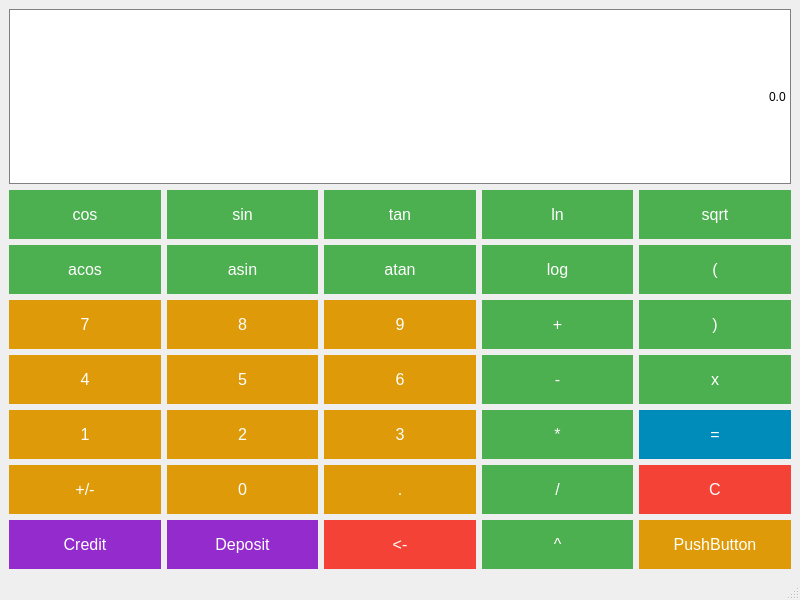
<?xml version="1.0" encoding="UTF-8"?>
<ui version="4.0">
 <class>Calculator</class>
 <widget class="QMainWindow" name="Calculator">
  <property name="geometry">
   <rect>
    <x>0</x>
    <y>0</y>
    <width>800</width>
    <height>600</height>
   </rect>
  </property>
  <property name="sizePolicy">
   <sizepolicy hsizetype="Preferred" vsizetype="Preferred">
    <horstretch>0</horstretch>
    <verstretch>0</verstretch>
   </sizepolicy>
  </property>
  <property name="windowTitle">
   <string>Calculator</string>
  </property>
  <widget class="QWidget" name="centralwidget">
   <layout class="QGridLayout" name="gridLayout">
    <item row="10" column="3">
     <widget class="QPushButton" name="Button_div">
      <property name="sizePolicy">
       <sizepolicy hsizetype="Preferred" vsizetype="Preferred">
        <horstretch>0</horstretch>
        <verstretch>0</verstretch>
       </sizepolicy>
      </property>
      <property name="styleSheet">
       <string notr="true">QPushButton {
background-color: #4CAF50; /* Green */
  border: none;
  color: white;
  padding: 15px 32px;
  text-align: center;
  text-decoration: none;
  font-size: 16px;
}</string>
      </property>
      <property name="text">
       <string>/</string>
      </property>
     </widget>
    </item>
    <item row="9" column="0">
     <widget class="QPushButton" name="Button_1">
      <property name="sizePolicy">
       <sizepolicy hsizetype="Preferred" vsizetype="Preferred">
        <horstretch>0</horstretch>
        <verstretch>0</verstretch>
       </sizepolicy>
      </property>
      <property name="styleSheet">
       <string notr="true">QPushButton {
background-color: #de9a09; /* Green */
  border: none;
  color: white;
  padding: 15px 32px;
  text-align: center;
  text-decoration: none;
  font-size: 16px;
}</string>
      </property>
      <property name="text">
       <string>1</string>
      </property>
     </widget>
    </item>
    <item row="6" column="0">
     <widget class="QPushButton" name="Button_7">
      <property name="styleSheet">
       <string notr="true">QPushButton {
background-color: #de9a09; /* Green */
  border: none;
  color: white;
  padding: 15px 32px;
  text-align: center;
  text-decoration: none;
  font-size: 16px;
}</string>
      </property>
      <property name="text">
       <string>7</string>
      </property>
     </widget>
    </item>
    <item row="5" column="0">
     <widget class="QPushButton" name="Button_acos">
      <property name="styleSheet">
       <string notr="true">QPushButton {
background-color: #4CAF50; /* Green */
  border: none;
  color: white;
  padding: 15px 32px;
  text-align: center;
  text-decoration: none;
  font-size: 16px;
}</string>
      </property>
      <property name="text">
       <string>acos</string>
      </property>
     </widget>
    </item>
    <item row="4" column="0">
     <widget class="QPushButton" name="Button_cos">
      <property name="styleSheet">
       <string notr="true">QPushButton {
background-color: #4CAF50; /* Green */
  border: none;
  color: white;
  padding: 15px 32px;
  text-align: center;
  text-decoration: none;
  font-size: 16px;
}</string>
      </property>
      <property name="text">
       <string>cos</string>
      </property>
     </widget>
    </item>
    <item row="7" column="3">
     <widget class="QPushButton" name="Button_minus">
      <property name="sizePolicy">
       <sizepolicy hsizetype="Preferred" vsizetype="Preferred">
        <horstretch>0</horstretch>
        <verstretch>0</verstretch>
       </sizepolicy>
      </property>
      <property name="styleSheet">
       <string notr="true">QPushButton {
background-color: #4CAF50; /* Green */
  border: none;
  color: white;
  padding: 15px 32px;
  text-align: center;
  text-decoration: none;
  font-size: 16px;
}</string>
      </property>
      <property name="text">
       <string>-</string>
      </property>
     </widget>
    </item>
    <item row="4" column="1">
     <widget class="QPushButton" name="Button_sin">
      <property name="styleSheet">
       <string notr="true">QPushButton {
background-color: #4CAF50; /* Green */
  border: none;
  color: white;
  padding: 15px 32px;
  text-align: center;
  text-decoration: none;
  font-size: 16px;
}</string>
      </property>
      <property name="text">
       <string>sin</string>
      </property>
     </widget>
    </item>
    <item row="7" column="4">
     <widget class="QPushButton" name="Button_x">
      <property name="styleSheet">
       <string notr="true">QPushButton {
background-color: #4CAF50; /* Green */
  border: none;
  color: white;
  padding: 15px 32px;
  text-align: center;
  text-decoration: none;
  font-size: 16px;
}</string>
      </property>
      <property name="text">
       <string>x</string>
      </property>
     </widget>
    </item>
    <item row="4" column="2">
     <widget class="QPushButton" name="Button_tan">
      <property name="styleSheet">
       <string notr="true">QPushButton {
background-color: #4CAF50; /* Green */
  border: none;
  color: white;
  padding: 15px 32px;
  text-align: center;
  text-decoration: none;
  font-size: 16px;
}</string>
      </property>
      <property name="text">
       <string>tan</string>
      </property>
     </widget>
    </item>
    <item row="5" column="4">
     <widget class="QPushButton" name="Button_open_br">
      <property name="sizePolicy">
       <sizepolicy hsizetype="Preferred" vsizetype="Preferred">
        <horstretch>0</horstretch>
        <verstretch>0</verstretch>
       </sizepolicy>
      </property>
      <property name="styleSheet">
       <string notr="true">QPushButton {
background-color: #4CAF50; /* Green */
  border: none;
  color: white;
  padding: 15px 32px;
  text-align: center;
  text-decoration: none;
  font-size: 16px;
}</string>
      </property>
      <property name="text">
       <string>(</string>
      </property>
     </widget>
    </item>
    <item row="7" column="1">
     <widget class="QPushButton" name="Button_5">
      <property name="sizePolicy">
       <sizepolicy hsizetype="Preferred" vsizetype="Preferred">
        <horstretch>0</horstretch>
        <verstretch>0</verstretch>
       </sizepolicy>
      </property>
      <property name="styleSheet">
       <string notr="true">QPushButton {
background-color: #de9a09; /* Green */
  border: none;
  color: white;
  padding: 15px 32px;
  text-align: center;
  text-decoration: none;
  font-size: 16px;
}</string>
      </property>
      <property name="text">
       <string>5</string>
      </property>
     </widget>
    </item>
    <item row="10" column="1">
     <widget class="QPushButton" name="Button_0">
      <property name="sizePolicy">
       <sizepolicy hsizetype="Preferred" vsizetype="Preferred">
        <horstretch>0</horstretch>
        <verstretch>0</verstretch>
       </sizepolicy>
      </property>
      <property name="styleSheet">
       <string notr="true">QPushButton {
background-color: #de9a09; /* Green */
  border: none;
  color: white;
  padding: 15px 32px;
  text-align: center;
  text-decoration: none;
  font-size: 16px;
}</string>
      </property>
      <property name="text">
       <string>0</string>
      </property>
     </widget>
    </item>
    <item row="6" column="2">
     <widget class="QPushButton" name="Button_9">
      <property name="styleSheet">
       <string notr="true">QPushButton {
background-color: #de9a09; /* Green */
  border: none;
  color: white;
  padding: 15px 32px;
  text-align: center;
  text-decoration: none;
  font-size: 16px;
}</string>
      </property>
      <property name="text">
       <string>9</string>
      </property>
     </widget>
    </item>
    <item row="7" column="0">
     <widget class="QPushButton" name="Button_4">
      <property name="sizePolicy">
       <sizepolicy hsizetype="Preferred" vsizetype="Preferred">
        <horstretch>0</horstretch>
        <verstretch>0</verstretch>
       </sizepolicy>
      </property>
      <property name="styleSheet">
       <string notr="true">QPushButton {
background-color: #de9a09; /* Green */
  border: none;
  color: white;
  padding: 15px 32px;
  text-align: center;
  text-decoration: none;
  font-size: 16px;
}</string>
      </property>
      <property name="text">
       <string>4</string>
      </property>
     </widget>
    </item>
    <item row="10" column="0">
     <widget class="QPushButton" name="Button_unary">
      <property name="sizePolicy">
       <sizepolicy hsizetype="Preferred" vsizetype="Preferred">
        <horstretch>0</horstretch>
        <verstretch>0</verstretch>
       </sizepolicy>
      </property>
      <property name="styleSheet">
       <string notr="true">QPushButton {
background-color: #de9a09; /* Green */
  border: none;
  color: white;
  padding: 15px 32px;
  text-align: center;
  text-decoration: none;
  font-size: 16px;
}</string>
      </property>
      <property name="text">
       <string>+/-</string>
      </property>
     </widget>
    </item>
    <item row="9" column="4">
     <widget class="QPushButton" name="Button_eq">
      <property name="sizePolicy">
       <sizepolicy hsizetype="Preferred" vsizetype="Preferred">
        <horstretch>0</horstretch>
        <verstretch>0</verstretch>
       </sizepolicy>
      </property>
      <property name="styleSheet">
       <string notr="true">QPushButton {
background-color: #008CBA; /* Green */
  border: none;
  color: white;
  padding: 15px 32px;
  text-align: center;
  text-decoration: none;
  font-size: 16px;
}</string>
      </property>
      <property name="text">
       <string>=</string>
      </property>
     </widget>
    </item>
    <item row="5" column="1">
     <widget class="QPushButton" name="Button_asin">
      <property name="styleSheet">
       <string notr="true">QPushButton {
background-color: #4CAF50; /* Green */
  border: none;
  color: white;
  padding: 15px 32px;
  text-align: center;
  text-decoration: none;
  font-size: 16px;
}</string>
      </property>
      <property name="text">
       <string>asin</string>
      </property>
     </widget>
    </item>
    <item row="9" column="3">
     <widget class="QPushButton" name="Button_mul">
      <property name="sizePolicy">
       <sizepolicy hsizetype="Preferred" vsizetype="Preferred">
        <horstretch>0</horstretch>
        <verstretch>0</verstretch>
       </sizepolicy>
      </property>
      <property name="styleSheet">
       <string notr="true">QPushButton {
background-color: #4CAF50; /* Green */
  border: none;
  color: white;
  padding: 15px 32px;
  text-align: center;
  text-decoration: none;
  font-size: 16px;
}</string>
      </property>
      <property name="text">
       <string>*</string>
      </property>
     </widget>
    </item>
    <item row="9" column="1">
     <widget class="QPushButton" name="Button_2">
      <property name="sizePolicy">
       <sizepolicy hsizetype="Preferred" vsizetype="Preferred">
        <horstretch>0</horstretch>
        <verstretch>0</verstretch>
       </sizepolicy>
      </property>
      <property name="styleSheet">
       <string notr="true">QPushButton {
background-color: #de9a09; /* Green */
  border: none;
  color: white;
  padding: 15px 32px;
  text-align: center;
  text-decoration: none;
  font-size: 16px;
}</string>
      </property>
      <property name="text">
       <string>2</string>
      </property>
     </widget>
    </item>
    <item row="6" column="1">
     <widget class="QPushButton" name="Button_8">
      <property name="styleSheet">
       <string notr="true">QPushButton {
background-color: #de9a09; /* Green */
  border: none;
  color: white;
  padding: 15px 32px;
  text-align: center;
  text-decoration: none;
  font-size: 16px;
}</string>
      </property>
      <property name="text">
       <string>8</string>
      </property>
     </widget>
    </item>
    <item row="5" column="3">
     <widget class="QPushButton" name="Button_log">
      <property name="styleSheet">
       <string notr="true">QPushButton {
background-color: #4CAF50; /* Green */
  border: none;
  color: white;
  padding: 15px 32px;
  text-align: center;
  text-decoration: none;
  font-size: 16px;
}</string>
      </property>
      <property name="text">
       <string>log</string>
      </property>
     </widget>
    </item>
    <item row="6" column="3">
     <widget class="QPushButton" name="Button_plus">
      <property name="sizePolicy">
       <sizepolicy hsizetype="Preferred" vsizetype="Preferred">
        <horstretch>0</horstretch>
        <verstretch>0</verstretch>
       </sizepolicy>
      </property>
      <property name="styleSheet">
       <string notr="true">QPushButton {
background-color: #4CAF50; /* Green */
  border: none;
  color: white;
  padding: 15px 32px;
  text-align: center;
  text-decoration: none;
  font-size: 16px;
}</string>
      </property>
      <property name="text">
       <string>+</string>
      </property>
     </widget>
    </item>
    <item row="6" column="4">
     <widget class="QPushButton" name="Button_close_br">
      <property name="styleSheet">
       <string notr="true">QPushButton {
background-color: #4CAF50; /* Green */
  border: none;
  color: white;
  padding: 15px 32px;
  text-align: center;
  text-decoration: none;
  font-size: 16px;
}</string>
      </property>
      <property name="text">
       <string>)</string>
      </property>
     </widget>
    </item>
    <item row="9" column="2">
     <widget class="QPushButton" name="Button_3">
      <property name="sizePolicy">
       <sizepolicy hsizetype="Preferred" vsizetype="Preferred">
        <horstretch>0</horstretch>
        <verstretch>0</verstretch>
       </sizepolicy>
      </property>
      <property name="styleSheet">
       <string notr="true">QPushButton {
background-color: #de9a09; /* Green */
  border: none;
  color: white;
  padding: 15px 32px;
  text-align: center;
  text-decoration: none;
  font-size: 16px;
}</string>
      </property>
      <property name="text">
       <string>3</string>
      </property>
     </widget>
    </item>
    <item row="7" column="2">
     <widget class="QPushButton" name="Button_6">
      <property name="sizePolicy">
       <sizepolicy hsizetype="Preferred" vsizetype="Preferred">
        <horstretch>0</horstretch>
        <verstretch>0</verstretch>
       </sizepolicy>
      </property>
      <property name="styleSheet">
       <string notr="true">QPushButton {
background-color: #de9a09; /* Green */
  border: none;
  color: white;
  padding: 15px 32px;
  text-align: center;
  text-decoration: none;
  font-size: 16px;
}</string>
      </property>
      <property name="text">
       <string>6</string>
      </property>
     </widget>
    </item>
    <item row="4" column="4">
     <widget class="QPushButton" name="Button_sqrt">
      <property name="styleSheet">
       <string notr="true">QPushButton {
background-color: #4CAF50; /* Green */
  border: none;
  color: white;
  padding: 15px 32px;
  text-align: center;
  text-decoration: none;
  font-size: 16px;
}</string>
      </property>
      <property name="text">
       <string>sqrt</string>
      </property>
     </widget>
    </item>
    <item row="0" column="0" colspan="5">
     <widget class="QLineEdit" name="Display">
      <property name="sizePolicy">
       <sizepolicy hsizetype="Preferred" vsizetype="Expanding">
        <horstretch>0</horstretch>
        <verstretch>0</verstretch>
       </sizepolicy>
      </property>
      <property name="styleSheet">
       <string notr="true">QLineEdit {
	background-color:  rgb(255, 255, 255);
	border: 1px solid gray;
	color: black
}</string>
      </property>
      <property name="text">
       <string>0.0</string>
      </property>
      <property name="maxLength">
       <number>255</number>
      </property>
      <property name="frame">
       <bool>true</bool>
      </property>
      <property name="echoMode">
       <enum>QLineEdit::Normal</enum>
      </property>
      <property name="alignment">
       <set>Qt::AlignRight|Qt::AlignTrailing|Qt::AlignVCenter</set>
      </property>
      <property name="readOnly">
       <bool>false</bool>
      </property>
     </widget>
    </item>
    <item row="4" column="3">
     <widget class="QPushButton" name="Button_ln">
      <property name="styleSheet">
       <string notr="true">QPushButton {
background-color: #4CAF50; /* Green */
  border: none;
  color: white;
  padding: 15px 32px;
  text-align: center;
  text-decoration: none;
  font-size: 16px;
}</string>
      </property>
      <property name="text">
       <string>ln</string>
      </property>
     </widget>
    </item>
    <item row="10" column="4">
     <widget class="QPushButton" name="Button_clear">
      <property name="styleSheet">
       <string notr="true">QPushButton {
background-color: #f44336; /* Green */
  border: none;
  color: white;
  padding: 15px 32px;
  text-align: center;
  text-decoration: none;
  font-size: 16px;
}</string>
      </property>
      <property name="text">
       <string>C</string>
      </property>
     </widget>
    </item>
    <item row="5" column="2">
     <widget class="QPushButton" name="Button_atan">
      <property name="styleSheet">
       <string notr="true">QPushButton {
background-color: #4CAF50; /* Green */
  border: none;
  color: white;
  padding: 15px 32px;
  text-align: center;
  text-decoration: none;
  font-size: 16px;
}</string>
      </property>
      <property name="text">
       <string>atan</string>
      </property>
     </widget>
    </item>
    <item row="10" column="2">
     <widget class="QPushButton" name="Button_dot">
      <property name="sizePolicy">
       <sizepolicy hsizetype="Preferred" vsizetype="Preferred">
        <horstretch>0</horstretch>
        <verstretch>0</verstretch>
       </sizepolicy>
      </property>
      <property name="styleSheet">
       <string notr="true">QPushButton {
background-color: #de9a09; /* Green */
  border: none;
  color: white;
  padding: 15px 32px;
  text-align: center;
  text-decoration: none;
  font-size: 16px;
}</string>
      </property>
      <property name="text">
       <string>.</string>
      </property>
     </widget>
    </item>
    <item row="11" column="0">
     <widget class="QPushButton" name="Button_credit">
      <property name="styleSheet">
       <string notr="true">QPushButton {
background-color: #942bcc; /* Green */
  border: none;
  color: white;
  padding: 15px 32px;
  text-align: center;
  text-decoration: none;
  font-size: 16px;
}</string>
      </property>
      <property name="text">
       <string>Credit</string>
      </property>
     </widget>
    </item>
    <item row="11" column="1">
     <widget class="QPushButton" name="Button_deposit">
      <property name="styleSheet">
       <string notr="true">QPushButton {
background-color: #942bcc; /* Green */
  border: none;
  color: white;
  padding: 15px 32px;
  text-align: center;
  text-decoration: none;
  font-size: 16px;
}</string>
      </property>
      <property name="text">
       <string>Deposit</string>
      </property>
     </widget>
    </item>
    <item row="11" column="2">
     <widget class="QPushButton" name="Button_back">
      <property name="styleSheet">
       <string notr="true">QPushButton {
background-color: #f44336; /* Green */
  border: none;
  color: white;
  padding: 15px 32px;
  text-align: center;
  text-decoration: none;
  font-size: 16px;
}</string>
      </property>
      <property name="text">
       <string>&lt;-</string>
      </property>
     </widget>
    </item>
    <item row="11" column="3">
     <widget class="QPushButton" name="pushButton_4">
      <property name="styleSheet">
       <string notr="true">QPushButton {
background-color: #4CAF50; /* Green */
  border: none;
  color: white;
  padding: 15px 32px;
  text-align: center;
  text-decoration: none;
  font-size: 16px;
}</string>
      </property>
      <property name="text">
       <string>^</string>
      </property>
     </widget>
    </item>
    <item row="11" column="4">
     <widget class="QPushButton" name="pushButton_5">
      <property name="styleSheet">
       <string notr="true">QPushButton {
background-color: #de9a09; /* Green */
  border: none;
  color: white;
  padding: 15px 32px;
  text-align: center;
  text-decoration: none;
  font-size: 16px;
}</string>
      </property>
      <property name="text">
       <string>PushButton</string>
      </property>
     </widget>
    </item>
   </layout>
  </widget>
  <widget class="QMenuBar" name="menubar">
   <property name="geometry">
    <rect>
     <x>0</x>
     <y>0</y>
     <width>800</width>
     <height>22</height>
    </rect>
   </property>
  </widget>
  <widget class="QStatusBar" name="statusbar"/>
 </widget>
 <resources/>
 <connections/>
</ui>
